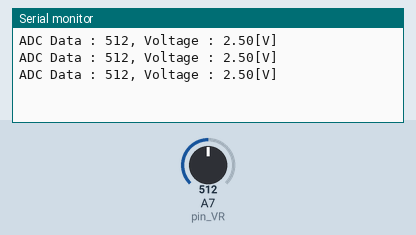
Bench run of a sketch on a simulated Arduino Nano, built with avr-gcc and run on an emulated ATmega328P. Parts: the last lines printed to the serial monitor. The test bench sets the inputs (shaded band); at power-on: A7 (pin_VR) = 512.

Above: at 1.3 s.
1.4 s: A7 (pin_VR) set to 716
At 1.9 s:
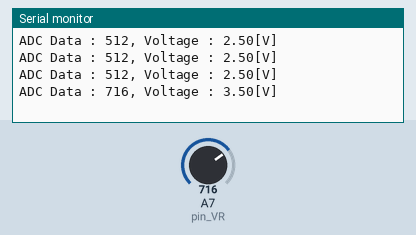
2.9 s: A7 (pin_VR) set to 900
At 3.4 s:
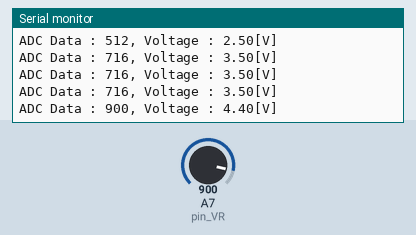
Timing chart, 0 to 5.9 s (numbered marks = the images above; inputs shaded):
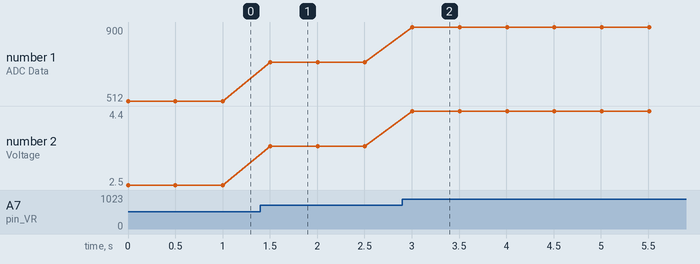

Measured:
- after the input at 1.4 s, the serial monitor: prints a new line after 0.10 s (image 1)
- after the input at 2.9 s, the serial monitor: prints a new line after 0.11 s (image 2)
- plotted number 1: 512 → 716 after the input at 1.4 s, 716 → 900 after the input at 2.9 s
- plotted number 2: 2.5 → 3.5 after the input at 1.4 s, 3.5 → 4.4 after the input at 2.9 s

The sketch:

PIONEER_VR.ino
```cpp
int pin_VR = A7; // VR pin number A7 setup

void setup() {
  // UART setup baud 115200, data bit 8, parity None, stop bit 1
  Serial.begin(115200);  // same Serial.begin(115200, SERIAL_8N1)

  // VR analog pin Input Setup
  pinMode(pin_VR, INPUT);
}

void loop() {
  float Volt = 0.0;
  unsigned int ADC_data = analogRead(pin_VR);

  Volt = (ADC_data *5.0) / 1023;
  Serial.print("ADC Data : ");
  Serial.print(ADC_data);
  Serial.print(", Voltage : ");
  Serial.print(Volt);
  Serial.println("[V]");
  delay(500);
}
```
